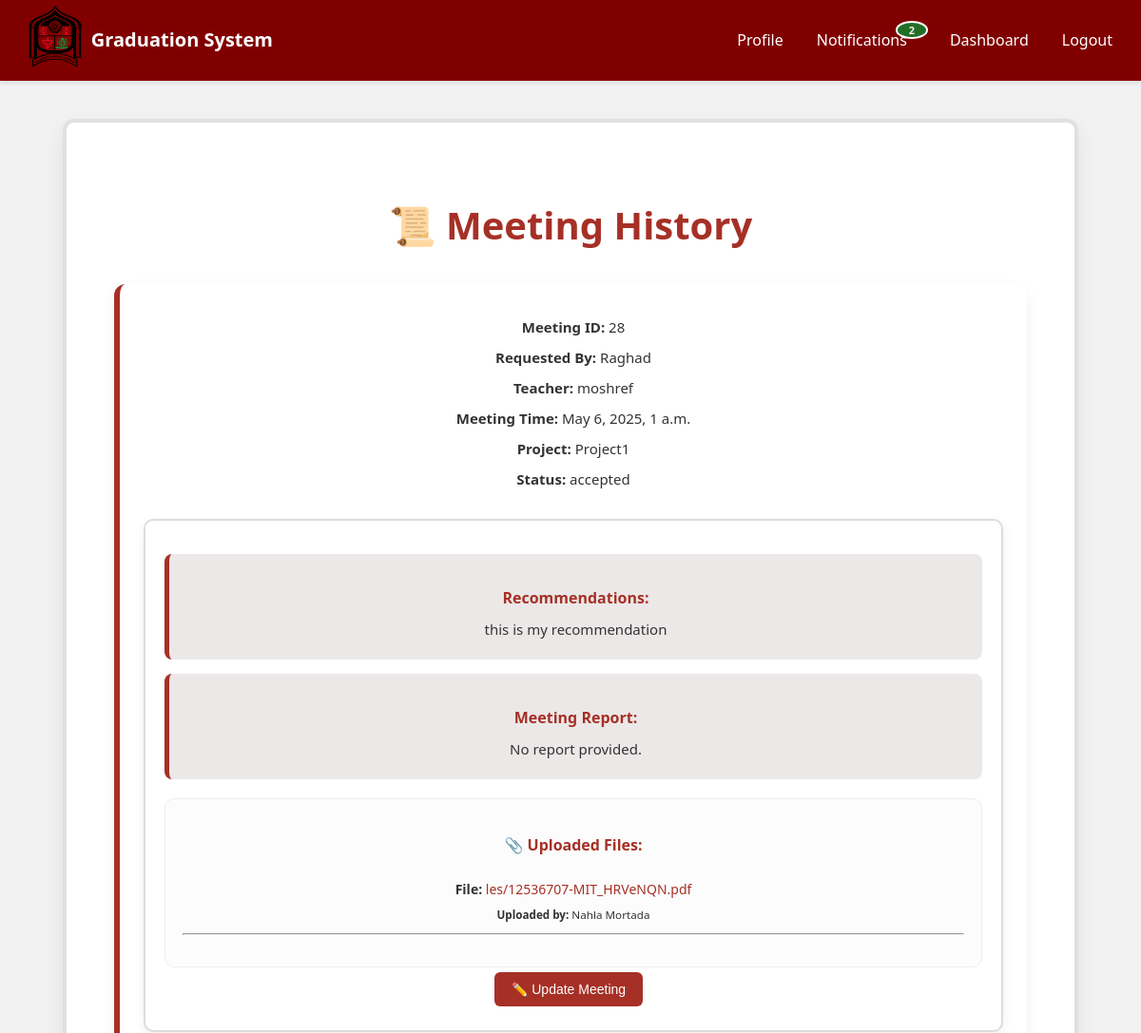
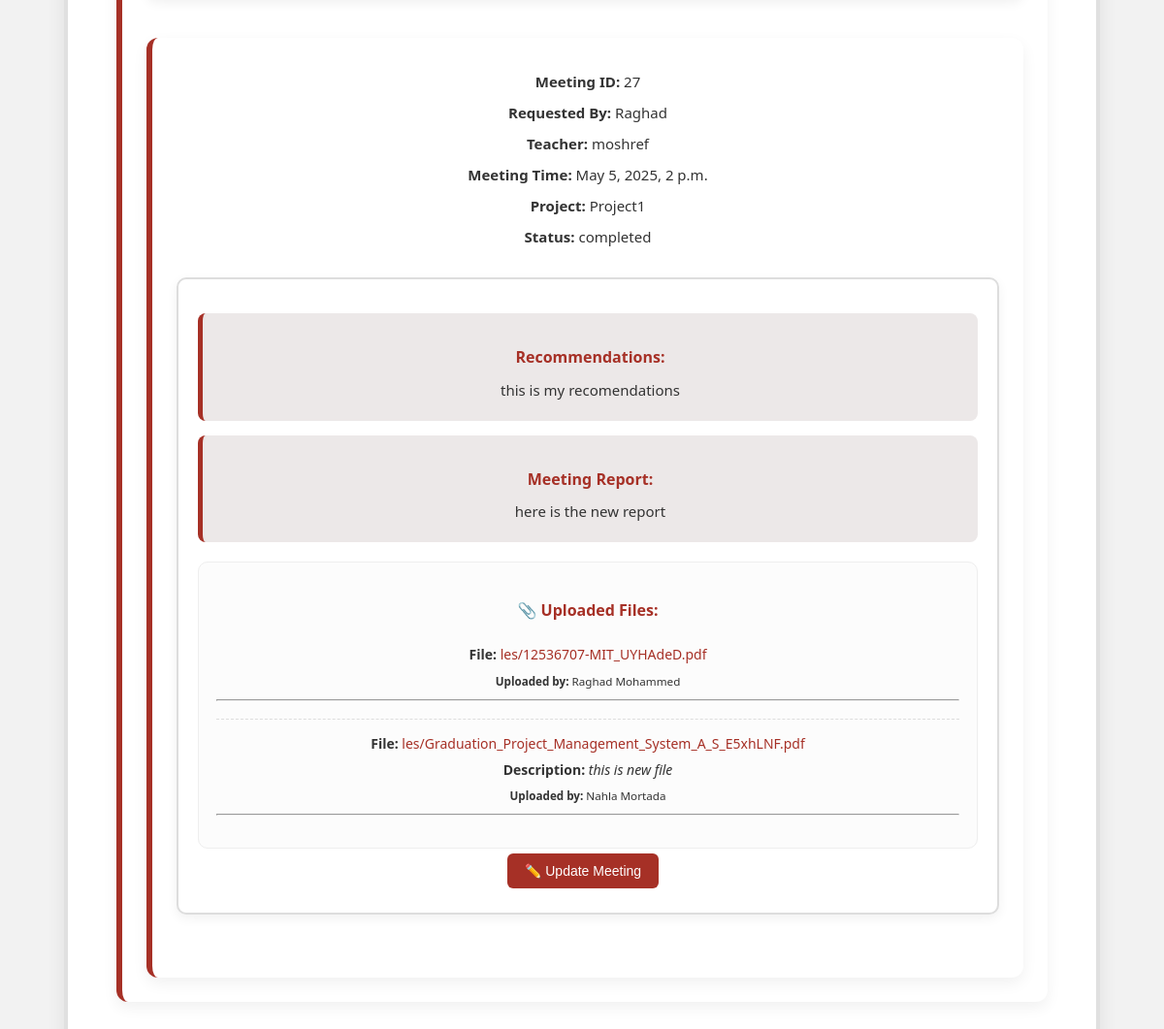
/meetings/history/ (signed in), run on the app's committed database (2 pictures, top to bottom).
### meeting/models.py (models this page shows, shortened)
class Meeting(models.Model):
    meeting_id = models.AutoField(primary_key=True)
    teacher = models.ForeignKey(
        settings.AUTH_USER_MODEL,
        on_delete=models.CASCADE,
        related_name='meetings_as_teacher'
    )
    requested_by = models.ForeignKey(
        settings.AUTH_USER_MODEL,
        on_delete=models.CASCADE,
        related_name='requested_meetings',
        help_text="User who requested the meeting"
    )
    project = models.ForeignKey(
        Project,
        on_delete=models.SET_NULL,
        null=True,
        blank=True,
        related_name='meetings',
        help_text="Linked project if applicable"
    )
    start_datetime = models.DateTimeField()
    end_datetime = models.DateTimeField()
    status = models.CharField(
        max_length=20,
        choices=MEETING_STATUS_CHOICES,
        default='pending'
    )
    comment = models.TextField(
        blank=True,
        null=True,
        help_text="Message or agenda for the meeting"
    )
    recommendation = models.TextField(
        blank=True,
        null=True,
        help_text="Post-meeting notes or recommendations"
    )
    meeting_report = models.TextField(
        blank=True,
        null=True,
        help_text="Filled by student after meeting is completed"
    )
    created_at = models.DateTimeField(auto_now_add=True)

class MeetingFile(models.Model):
    file_id = models.AutoField(primary_key=True)
    meeting = models.ForeignKey(
        Meeting,
        on_delete=models.CASCADE,
        related_name='files'
    )
    uploaded_by = models.ForeignKey(
        settings.AUTH_USER_MODEL,
        on_delete=models.CASCADE,
        related_name='meeting_files_uploaded'
    )
    file = models.FileField(upload_to='meeting_files/')
    uploaded_at = models.DateTimeField(auto_now_add=True)
    description = models.TextField(blank=True, null=True)
    def __str__(self):
        return f"File {self.file_id} for Meeting {self.meeting.meeting_id}"

### users/models.py (models this page shows, shortened)
class User(AbstractUser):
    phone_number = models.CharField(max_length=15, blank=True, null=True)
    department = models.ForeignKey(
        Department,
        on_delete=models.CASCADE,
        related_name='users',
        null=True,
        blank=True
    )

### project/models.py (models this page shows, shortened)
class Project(models.Model):
    name = models.CharField(
        max_length=200,
        help_text="Name of the project"
    )
    description = models.TextField(
        blank=True,
        null=True,
        help_text="Project description"
    )
    academic_year = models.CharField(
        max_length=20,
        blank=True,
        null=True,
        help_text="Academic year"
    )
    field = models.CharField(
        max_length=200,
        blank=True,
        null=True,
        help_text="Field or area of the project"
    )
    department = models.ForeignKey(
        Department,
        on_delete=models.SET_NULL,
        null=True,
        blank=True,
        help_text="Department responsible for the project"
    )
    proposal = models.OneToOneField(
        ProjectProposal,
        on_delete=models.SET_NULL,
        blank=True,
        null=True,
        related_name='accepted_project',
        help_text="The proposal that generated this project (if applicable)"
    )
    supervisor = models.ForeignKey(
        'users.Supervisor',
        on_delete=models.SET_NULL,
        null=True,
        blank=True,
        related_name='projects',
        help_text="Supervisor managing the project (teacher who accepted the proposal)"
    )
    coordinator = models.ForeignKey(
        'users.Coordinator',
        on_delete=models.SET_NULL,
        null=True,
        blank=True,
        related_name='projects',
        help_text="Coordinator responsible for the project"
    )

### meeting/views.py (the view)
# urls.py: path('meetings/history/', views.meeting_history_page, name='meeting-history-page'),
@login_required
def meeting_history_page(request):
    if is_teacher(request.user):  # Teacher
        meetings = Meeting.objects.filter(teacher=request.user, status__in=['cancelled', 'completed', 'accepted']).order_by('-created_at')
    else:  # Student
        try:
            student_membership = StudentProjectMembership.objects.get(student=request.user)
            meetings = Meeting.objects.filter(project=student_membership.project, status__in=['cancelled', 'completed']).order_by('-created_at')
        except StudentProjectMembership.DoesNotExist:
            meetings = []
    meeting_files = {}
    for meeting in meetings:
        files = MeetingFile.objects.filter(meeting=meeting)
        meeting_files[meeting.meeting_id] = files
        print(f"Meeting files for {meeting.meeting_id}: {meeting_files[meeting.meeting_id]}")
    print(meeting_files)
    meeting_participants = {}
    for meeting in meetings:
        participants = MeetingParticipant.objects.filter(meeting=meeting)
        meeting_participants[meeting.meeting_id] = participants
        print(f"meeting participants are: {meeting_participants}")
    return render(request, 'meetings/meeting_history.html', {
        'meetings': meetings,
        'meeting_participants': meeting_participants,
        'meeting_files': meeting_files  # Pass the files to the template
    })

### meeting/models.py (called while the page is built)
    def __str__(self):
        return f"{self.user.username} - {self.attendance_status}"

### meeting/templatetags/meeting_filters.py (called while the page is built)
@register.filter
def dict_get(dict_obj, key):
    try:
        return dict_obj.get(key)
    except Exception:
        return None

### notifications/context_processors.py (called while the page is built)
def unread_notifications_count(request):
    if request.user.is_authenticated:
        count = Notification.objects.filter(recipient=request.user, read=False).count()
        return {'unread_notifications_count': count}
    return {'unread_notifications_count': 0}

### users/services.py (called while the page is built)
def is_teacher(user):
    return not any([
        hasattr(user, 'student'),
        hasattr(user, 'coordinator'),
        hasattr(user, 'admin'),
        user.is_superuser,
    ])

### templates/meetings/meeting_history.html (shortened to what this page needs)
{% extends 'base.html' %}
{% load meeting_filters %}
{% load static %}
{% block head %}
    <link rel="stylesheet" href="{% static 'css/meeting/schedule_meeting_student.css' %}">
    <link rel="stylesheet" href="{% static 'css/meeting/meeting_history.css' %}">
{% endblock %}
{% block content %}
    {% include "navbar.html" %}
    <div class="outer-wrapper">
        <div class="container">
            <h1 class="page-title">📜 Meeting History</h1>
            {% if meetings %}
                <div class="meeting-history">
                    {% for meeting in meetings %}
                        <div class="meeting-card">
                            <p><strong>Meeting ID:</strong> {{ meeting.meeting_id }}</p>
                            <p><strong>Requested By:</strong> {{ meeting.requested_by.username }}</p>
                            <p><strong>Teacher:</strong> {{ meeting.teacher.username }}</p>
                            <p><strong>Meeting Time:</strong> {{ meeting.start_datetime }}</p>
                            <p><strong>Project:</strong> {% if meeting.project %}{{ meeting.project.name }}{% else %}No Project{% endif %}</p>
                            <p><strong>Status:</strong> {{ meeting.status }}</p>
                            {% if user.is_staff %}
                            <div class="meeting-actions">
                                <div class="meeting-info-box">
                                    <div class="recommendation-box">
                                        <h4>Recommendations:</h4>
                                        <p>{{ meeting.recommendation|default:"No recommendation provided." }}</p>
                                    </div>
                                    <div class="recommendation-box">
                                        <h4>Meeting Report:</h4>
                                        <p>{{ meeting.meeting_report|default:"No report provided." }}</p>
                                    </div>
                                    <div class="uploaded-files">
                                        <h4>📎 Uploaded Files:</h4>
                                        {% with files=meeting_files|dict_get:meeting.meeting_id %}
                                            {% if files %}
                                                <div class="file-list">
                                                    {% for file in files %}
                                                        <div class="file-entry">
                                                            <p><strong>File:</strong>
                                                                <a href="{{ file.file.url }}" target="_blank">{{ file.file.name|slice:"10:" }}</a>
                                                            </p>
                                                            {% if file.description %}
                                                                <p><strong>Description:</strong> <em>{{ file.description }}</em></p>
                                                            {% endif %}
                                                            <p><small><strong>Uploaded by:</strong> {{ file.uploaded_by.get_full_name }}</small></p>
                                                            <hr>
                                                        </div>
                                                    {% endfor %}
                                                </div>
                                            {% else %}
                                                <p>No files uploaded for this meeting.</p>
                                            {% endif %}
                                        {% endwith %}
                                    </div>
                                    <button type="button" class="btn btn-secondary" data-meeting-id="{{ meeting.meeting_id }}">
                                        ✏️ Update Meeting
                                    </button>
                                </div>
                            </div>
                                {% endif %}
                            </div>
                        {% endfor %}
                    </div>
                {% else %}
                    <p>No meeting history at the moment.</p>
                {% endif %}
        </div>
    </div>
{% endblock %}

### static/css/style.css (style rules this page uses)
body { font-family: 'Segoe UI', Tahoma, Geneva, Verdana, sans-serif; margin: 0px; padding: 0; background-color: #f7f0ed; color: #333; line-height: 1.6; }
:root { --button-color: #a63026; --button-hover-color: #4d8080; --button-text-color: white; --button-disabled-color: #cccccc; }
button { background-color: var(--button-color); color: var(--button-text-color); padding: 10px 20px; border: none; border-radius: 5px; font-size: 16px; cursor: pointer; transition: background-color 0.3s ease; margin: 5px 0; }

### static/css/meeting/schedule_meeting_student.css (style rules this page uses)
body { font-family: 'Segoe UI', sans-serif; background-color: #f2f2f2; color: #333; margin: 0; padding: 0; }
.outer-wrapper { max-width: 1000px; margin: 40px auto; padding: 30px; background: #ffffff; border: 4px solid #e0e0e0; border-radius: 12px; box-shadow: 0 8px 20px rgba(0, 0, 0, 0.08); }
.container { max-width: 1200px; margin: 0 auto; padding: 20px; text-align: center; }

### static/css/meeting/meeting_history.css (style rules this page uses)
.page-title { color: #a63026; text-align: center; margin-bottom: 30px; font-size: 2.5em; font-weight: bold; }
.meeting-history { display: grid; gap: 30px; }
.meeting-actions { background-color: #ffffff; padding: 20px; border-radius: 10px; border: 2px solid #ddd; box-shadow: 0 4px 12px rgba(0, 0, 0, 0.06); margin-top: 30px; margin-bottom: 40px; }
.meeting-card { background-color: #ffffff; border-radius: 12px; box-shadow: 0 6px 16px rgba(0, 0, 0, 0.06); padding: 25px; border-left: 6px solid #a63026; transition: transform 0.2s, box-shadow 0.2s; }
.meeting-card p { margin: 8px 0; font-size: 15px; color: #333; }
.meeting-actions h4, .attendance-status h4, .uploaded-files h4 { color: #a63026; font-size: 16px; margin-bottom: 8px; font-weight: 600; }
.recommendation-box { background-color: #ece8e8; border-left: 5px solid #a63026; padding: 12px 16px; margin-top: 15px; border-radius: 8px; }
.uploaded-files { margin-top: 20px; background: #fcfcfc; padding: 15px 18px; border-radius: 10px; border: 1px solid #eee; }
.file-entry { border-bottom: 1px dashed #ddd; padding: 10px 0; }
.file-entry:last-child { border-bottom: none; }
.file-entry p { margin: 4px 0; font-size: 14px; }
button[type="submit"], button[type="button"] { background-color: #a63026; color: white; padding: 10px 18px; border: none; border-radius: 6px; cursor: pointer; font-size: 14px; transition: background 0.2s; margin-right: 10px; }
a { color: #a63026; text-decoration: none; font-weight: 500; transition: color 0.2s ease-in-out, text-decoration 0.2s ease-in-out; }

### data on the page
Meeting: meeting_id "28", requested_by.username "Raghad", teacher.username "moshref", start_datetime "May 6, 2025, 1 a.m.", project.name "Project1", status "accepted", recommendation "this is my recommendation", meeting_report "No report provided."
MeetingFile: file.name "les/12536707-MIT_HRVeNQN.pdf", uploaded_by.get_full_name "Nahla Mortada"
Meeting: meeting_id "27", requested_by.username "Raghad", teacher.username "moshref", start_datetime "May 5, 2025, 2 p.m.", project.name "Project1", status "completed", recommendation "this is my recomendations", meeting_report "here is the new report"
MeetingFile: file.name "les/12536707-MIT_UYHAdeD.pdf", uploaded_by.get_full_name "Raghad Mohammed"
MeetingFile: file.name "les/Graduation_Project_Management_System_A_S_E5xhLNF.pdf", description "this is new file", uploaded_by.get_full_name "Nahla Mortada"

### other printed values
{{ unread_notifications_count }} "2"
